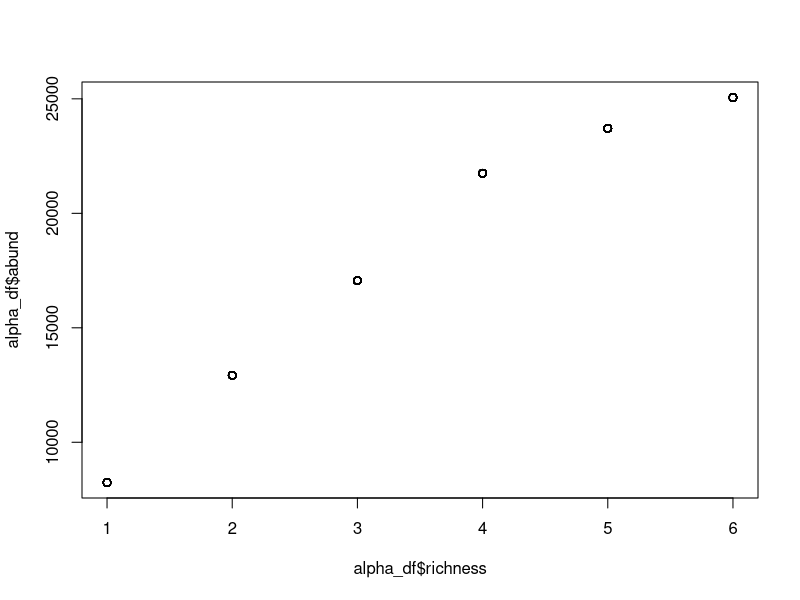
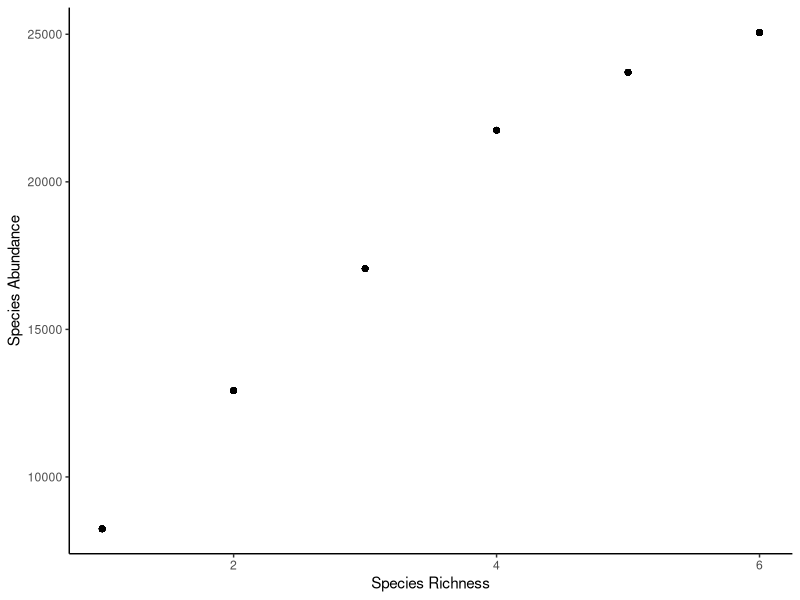
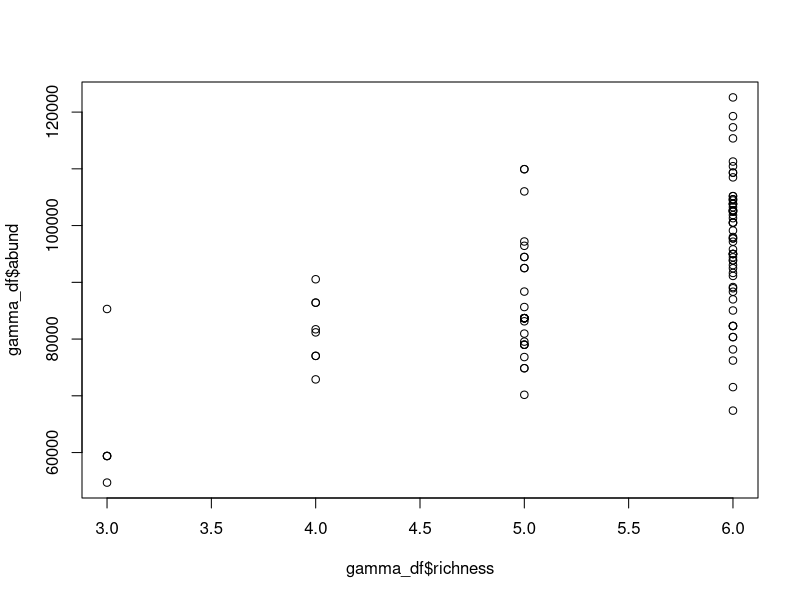
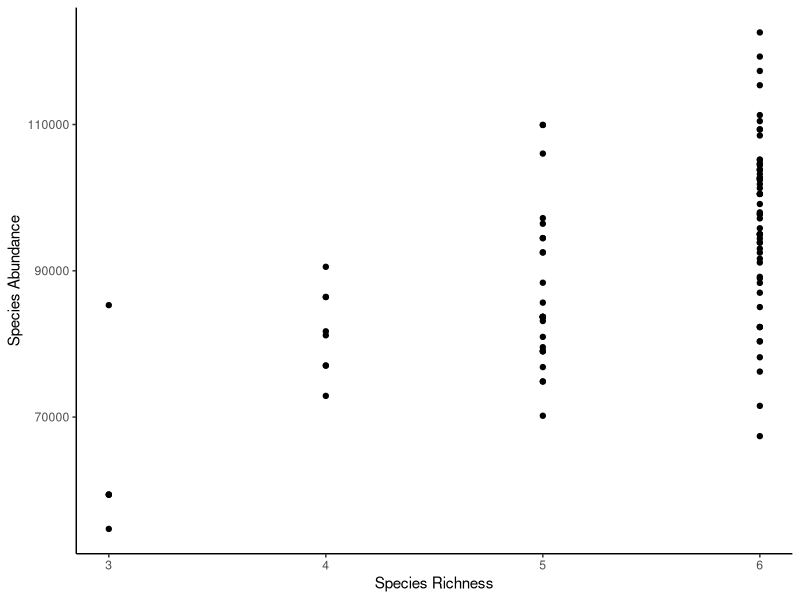

R code for these plots, in order:
#Description-----------------------------------------
#Script to build sets of 5 patch metacommunities
#  29 Apr 2025
#RCS

# Load packages---------------------------------
library(vegan)
library(ggplot2)
library(tidyr)
library(patchwork)
# Parameters------------------------------------
repo <- "D:/gitrepos/MetaDisease"
graphs <- paste(repo,"/Graphs",sep="")
#setting up meta-community parameters
set.seed(1234)
num_patches <- 5 #number of patches in metacommunity
num_spp <- 6 #number of POSSIBLE spp in metacommunity

N <- 100 #number of metacommunity simulations to run

Size <- 1000 # size in m^2
K_rel <- c(10, 7.5, 7, 8, 4, 3)
K <- Size*K_rel

max_abund <- sum(K)/4 # a somewhat arbitrarily decided upon max abundance

#Building the metacommunities
meta_comm_list <- vector("list",N)
beta_list <- vector("list", N)
nestedness_list <- vector("list", N)

for(n in 1:N){
  meta_comm <- vector("list", length = num_patches)
  #data.frame(matrix(NA, nrow = num_patches, ncol = num_spp)) #create metacom
  for(c in 1:num_patches){
    alpha <- as.numeric(sample(1:6, size = 1, replace = T))
    #need to create a relationship between species richness and abundance
    a <- 2000
    b <- 400
    error <- rnorm(length(alpha), mean = 0, sd = 1)
    abundance <- a*log(b*alpha)+error
    R <- alpha
    KCOM <- max_abund/(1+300*exp(-0.30*(R+50)))
    KS <- KCOM/abundance
    meta_comm[[c]] <- if(abundance >= KCOM){
      c(K[1:alpha]*KS,rep(0, num_spp - alpha))} else{
        c(K[1:alpha],rep(0, num_spp - alpha))
      }
  }
  meta_comm_list[[n]] <- meta_comm
}

# okay so I've made my 5 patch metacomms. Now I want to show that this still follows a saturated model
matrix(data = unlist(meta_comm_list[[1]]), nrow = num_patches, ncol = num_spp, byrow = T)
alpha_df <- data.frame(matrix(unlist(meta_comm_list), nrow = num_patches*N, ncol = num_spp, byrow = T))
alpha_df$abund <- rowSums(alpha_df[1:6])
max(alpha_df$abund)
alpha_df$richness <- rowSums(alpha_df[1:6] > 0)
plot(alpha_df$richness, alpha_df$abund) # alpha diversity is a saturated curve!
alpha_sat_plot <- ggplot(data = alpha_df, aes(x = richness, y = abund))+
  geom_point()+ 
  xlab("Species Richness")+
  ylab("Species Abundance")+
  #  ggtitle("Alpha diversity relationship with abundance")+
  theme_classic()
alpha_sat_plot


gamma_df <- data.frame(richness = rep(NA, length = N), abund = rep(NA, length = N))
for(n in 1:N){
  meta_comm <- data.frame(matrix(unlist(meta_comm_list[[n]]), nrow = num_patches, ncol = num_spp, byrow=T))
  gamma_df[n,2] <- sum(colSums(meta_comm))
  gamma_df[n,1]<- sum(colSums(meta_comm) > 0)
}
plot(gamma_df$richness, gamma_df$abund)
gamma_sat_plot <- ggplot(data = gamma_df, aes(x = richness, y = abund))+
  geom_point()+ 
  xlab("Species Richness")+
  ylab("Species Abundance")+
  #  ggtitle("Gamma diversity relationship with abundance")+
  theme_classic()
gamma_sat_plot

# save meta comm list
setwd(repo)
meta_comm_list <- meta_comm_list %>% lapply(unlist) %>% lapply(matrix,nrow = num_patches, ncol = num_spp, byrow = T) %>% lapply(data.frame)
saveRDS(meta_comm_list, "metacomm_5Patch.RDS")








